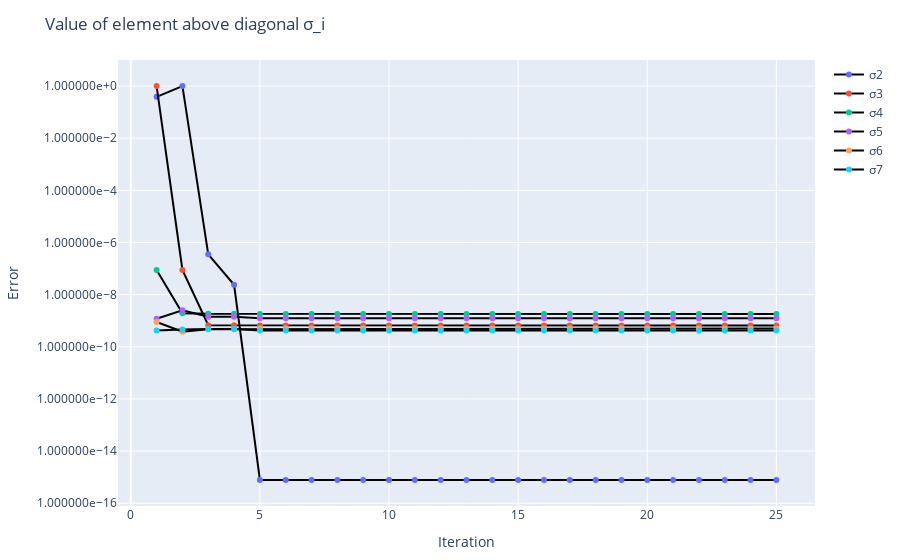

The notebook cell saved with this chart:
### Code cell
error_vectors = [
    abs.(results[1, 1, :]),
    abs.(results[1, 2, :]),
    abs.(results[1, 3, :]),
    abs.(results[1, 4, :]),
    abs.(results[1, 5, :]),
    abs.(results[1, 6, :])
]
labels = ["σ2", "σ3", "σ4", "σ5", "σ6", "σ7"]
plot_convergence_error(error_vectors, labels)

### Figure 1 — Plotly figure (JSON) as saved in the notebook; plotly's stock layout.template omitted (floating-point values rounded to 4 significant figures)
{"data": [{"line": {"shape": "linear"}, "marker": {"color": 1}, "mode": "lines+markers", "name": "σ2", "type": "scatter", "x": [1, 2, 3, 4, 5, 6, 7, 8, 9, 10, 11, 12, 13, 14, 15, 16, 17, 18, 19, 20, 21, 22, 23, 24, 25], "y": [0.3865, 0.9999, 3.496e-07, 2.387e-08, 7.776e-16, 7.776e-16, 7.776e-16, 7.776e-16, 7.776e-16, 7.776e-16, 7.776e-16, 7.776e-16, 7.776e-16, 7.776e-16, 7.776e-16, 7.776e-16, 7.776e-16, 7.776e-16, 7.776e-16, 7.776e-16, 7.776e-16, 7.776e-16, 7.776e-16, 7.776e-16, 7.776e-16]}, {"line": {"shape": "linear"}, "marker": {"color": 2}, "mode": "lines+markers", "name": "σ3", "type": "scatter", "x": [1, 2, 3, 4, 5, 6, 7, 8, 9, 10, 11, 12, 13, 14, 15, 16, 17, 18, 19, 20, 21, 22, 23, 24, 25], "y": [0.9998, 8.844e-08, 6.752e-10, 6.752e-10, 6.504e-10, 6.504e-10, 6.504e-10, 6.504e-10, 6.504e-10, 6.504e-10, 6.504e-10, 6.504e-10, 6.504e-10, 6.504e-10, 6.504e-10, 6.504e-10, 6.504e-10, 6.504e-10, 6.504e-10, 6.504e-10, 6.504e-10, 6.504e-10, 6.504e-10, 6.504e-10, 6.504e-10]}, {"line": {"shape": "linear"}, "marker": {"color": 3}, "mode": "lines+markers", "name": "σ4", "type": "scatter", "x": [1, 2, 3, 4, 5, 6, 7, 8, 9, 10, 11, 12, 13, 14, 15, 16, 17, 18, 19, 20, 21, 22, 23, 24, 25], "y": [8.733e-08, 1.946e-09, 1.836e-09, 1.836e-09, 1.822e-09, 1.822e-09, 1.822e-09, 1.822e-09, 1.822e-09, 1.822e-09, 1.822e-09, 1.822e-09, 1.822e-09, 1.822e-09, 1.822e-09, 1.822e-09, 1.822e-09, 1.822e-09, 1.822e-09, 1.822e-09, 1.822e-09, 1.822e-09, 1.822e-09, 1.822e-09, 1.822e-09]}, {"line": {"shape": "linear"}, "marker": {"color": 4}, "mode": "lines+markers", "name": "σ5", "type": "scatter", "x": [1, 2, 3, 4, 5, 6, 7, 8, 9, 10, 11, 12, 13, 14, 15, 16, 17, 18, 19, 20, 21, 22, 23, 24, 25], "y": [1.189e-09, 2.506e-09, 1.406e-09, 1.406e-09, 1.232e-09, 1.232e-09, 1.232e-09, 1.232e-09, 1.232e-09, 1.232e-09, 1.232e-09, 1.232e-09, 1.232e-09, 1.232e-09, 1.232e-09, 1.232e-09, 1.232e-09, 1.232e-09, 1.232e-09, 1.232e-09, 1.232e-09, 1.232e-09, 1.232e-09, 1.232e-09, 1.232e-09]}, {"line": {"shape": "linear"}, "marker": {"color": 5}, "mode": "lines+markers", "name": "σ6", "type": "scatter", "x": [1, 2, 3, 4, 5, 6, 7, 8, 9, 10, 11, 12, 13, 14, 15, 16, 17, 18, 19, 20, 21, 22, 23, 24, 25], "y": [8.883e-10, 3.755e-10, 4.726e-10, 4.726e-10, 5.027e-10, 5.027e-10, 5.027e-10, 5.027e-10, 5.027e-10, 5.027e-10, 5.027e-10, 5.027e-10, 5.027e-10, 5.027e-10, 5.027e-10, 5.027e-10, 5.027e-10, 5.027e-10, 5.027e-10, 5.027e-10, 5.027e-10, 5.027e-10, 5.027e-10, 5.027e-10, 5.027e-10]}, {"line": {"shape": "linear"}, "marker": {"color": 6}, "mode": "lines+markers", "name": "σ7", "type": "scatter", "x": [1, 2, 3, 4, 5, 6, 7, 8, 9, 10, 11, 12, 13, 14, 15, 16, 17, 18, 19, 20, 21, 22, 23, 24, 25], "y": [4.186e-10, 4.633e-10, 4.758e-10, 4.758e-10, 4.198e-10, 4.198e-10, 4.198e-10, 4.198e-10, 4.198e-10, 4.198e-10, 4.198e-10, 4.198e-10, 4.198e-10, 4.198e-10, 4.198e-10, 4.198e-10, 4.198e-10, 4.198e-10, 4.198e-10, 4.198e-10, 4.198e-10, 4.198e-10, 4.198e-10, 4.198e-10, 4.198e-10]}], "layout": {"margin": {"b": 50, "l": 50, "r": 50, "t": 60}, "showlegend": true, "title": "Value of element above diagonal σ_i", "xaxis": {"title": {"text": "Iteration"}}, "yaxis": {"tickformat": "e", "title": {"text": "Error"}, "type": "log"}}}
